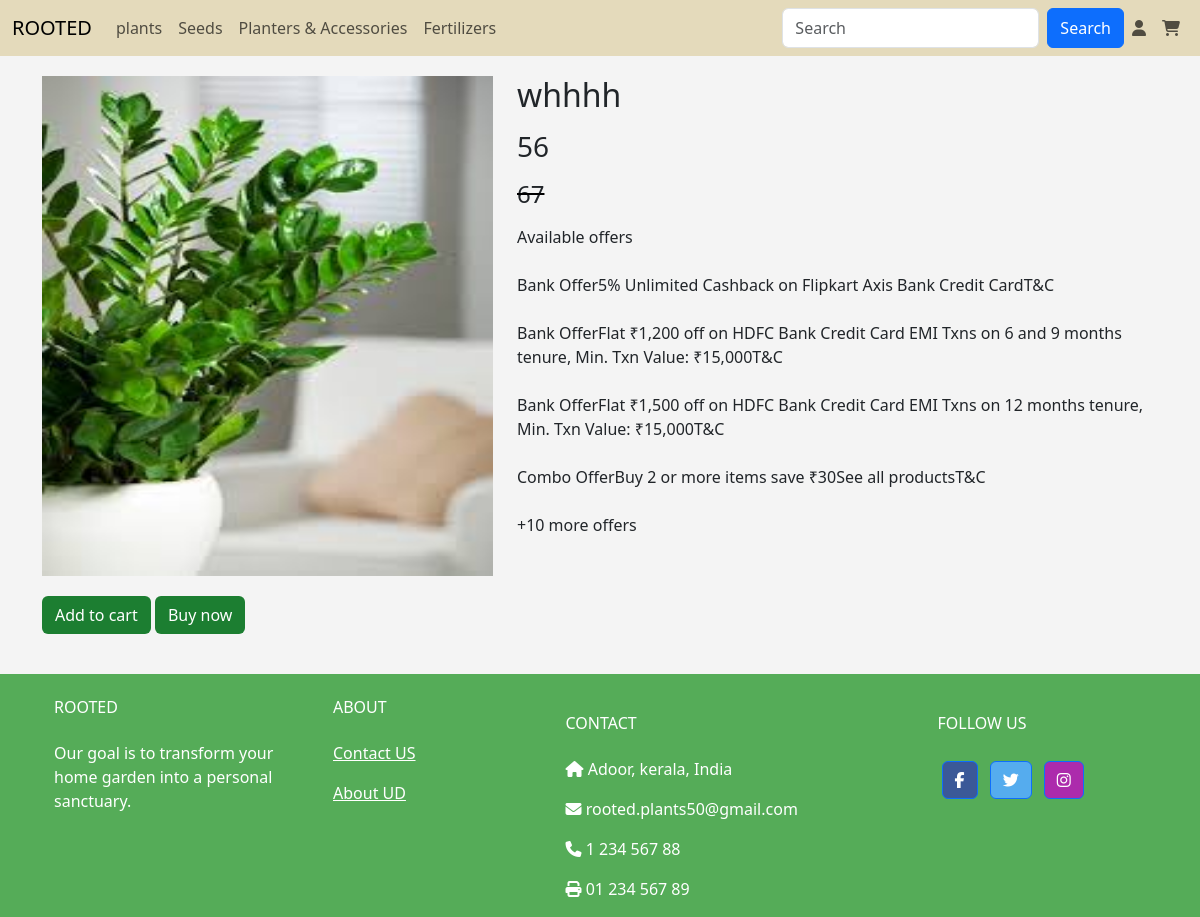
Page /view_pro/1 on the committed database.
### app/models.py (models this page shows, shortened)
class Plants(models.Model):
    p_id=models.TextField()
    name=models.TextField()
    p_catg=models.TextField()
    p_dis=models.TextField()
    price=models.IntegerField()
    offer_price=models.IntegerField()
    img=models.FileField()
    img2=models.FileField()
    stock=models.IntegerField()
    catg=models.ForeignKey(Category,on_delete=models.CASCADE)
    mcatg=models.ForeignKey(Main_cat,on_delete=models.CASCADE)

### app/views.py (the view)
# urls.py: path('view_pro/<pid>',views.view_pro),
def view_pro(req,pid):
    data=Plants.objects.get(pk=pid)
    return render(req,'user/view_pro.html',{'data':data})

### templates/user/view_pro.html (shortened to what this page needs)
<!DOCTYPE html>
<html lang="en">
<head>
    {% load static %}
    <link rel="stylesheet" href="https://cdnjs.cloudflare.com/ajax/libs/font-awesome/6.6.0/css/all.min.css">
    <link href="https://cdn.jsdelivr.net/npm/bootstrap@5.3.3/dist/css/bootstrap.min.css" rel="stylesheet">
    <link rel="stylesheet" href="{% static 'css/style.css'%}">
</head>
<body>
<nav class="navbar navbar-expand-sm " id="navb">
    <div class="container-fluid">
      <a class="navbar-brand" href="#">ROOTED</a>
      <div class="collapse navbar-collapse" id="collapsibleNavbar">
        <ul class="navbar-nav me-auto">
          <li class="nav-item" id="dropdown">
            <a href="" class="nav-link" id="dropbtn"> plants
            </a>
          </li>
          <li class="nav-item" id="dropdown">
            <a href="" class="nav-link" id="dropbtn">Seeds
            </a>
          </li>
          <li class="nav-item" id="dropdown">
            <a href="" class="nav-link" id="dropbtn"> Planters & Accessories
            </a>
          </li>
          <li class="nav-item" >
            <a href="" class="nav-link" id="dropbtn"> Fertilizers
            </a>
          </li>
        </ul>
        <form class="d-flex">
          <input class="form-control me-2" type="text" placeholder="Search">
          <button class="btn btn-primary" type="button">Search</button>
          <ul class="navbar-nav me-auto">
            <li class="nav-item">
              <a class="nav-link" href="m_login"><i class="fa-solid fa-user"></i></a>
            </li>
            <li class="nav-item" >
              <a class="nav-link" href="view_cart"><i class="fa-solid fa-cart-shopping"></i></a>
            </li>
          </ul>
        </form>
      </div>
    </div>
  </nav>
    <div class="container" style="margin-top: 20px;">
        <div class="row">
            <div class="col-lg-5">
                <img src="{{data.img.url}}" alt="" style="width: 100%; height: 500px;" >
                <div class="vp_btn">
                <a href="../add_to_cart/{{data.pk}}"><button type="button" class="btn " >Add to cart</button></a>
                <a href="../buy"><button type="button" class="btn " >Buy now</button></a>
                </div>
            </div>
            <div class="col-lg-7">
                <h2>{{data.name}}</h2>
                 <p><h3>{{data.price}}</h3></p>
                 <p ><h4 class="offr">{{data.offer_price}}</h4></p>
                 <p>
                    Available offers <br> <br>
Bank Offer5% Unlimited Cashback on Flipkart Axis Bank Credit CardT&C <br> <br>
Bank OfferFlat ₹1,200 off on HDFC Bank Credit Card EMI Txns on 6 and 9 months tenure, Min. Txn Value: ₹15,000T&C <br><br>
Bank OfferFlat ₹1,500 off on HDFC Bank Credit Card EMI Txns on 12 months tenure, Min. Txn Value: ₹15,000T&C <br><br>
Combo OfferBuy 2 or more items save ₹30See all productsT&C <br><br>
+10 more offers <br><br>
                 </p>
            </div>
        </div>
    </div>
<footer
class="text-center text-lg-start text-white"
    border-color: #4CAF50;
    style="background-color: #55ac58"
>
<div class="container p-4 pb-0">
<div class="row">
<div class="col-md-3 ">
  <h6 class="text-uppercase mb-4 font-weight-bold">
    ROOTED
  </h6>
  <p>
    Our goal is to transform your home garden into a personal sanctuary.
  </p>
</div>
<div class="col-md-2 ">
  <h6 class="text-uppercase mb-4 font-weight-bold">ABOUT</h6>
  <p>
    <a class="text-white">Contact US</a>
  </p>
  <p>
    <a class="text-white">About UD</a>
  </p>
</div>
<div class="col-md-4 col-lg-3 col-xl-3 mx-auto mt-3">
  <h6 class="text-uppercase mb-4 font-weight-bold">Contact</h6>
  <p><i class="fas fa-home mr-3"></i> Adoor, kerala, India</p>
  <p><i class="fas fa-envelope mr-3"></i> rooted.plants50@gmail.com</p>
  <p><i class="fas fa-phone mr-3"></i> 1 234 567 88</p>
  <p><i class="fas fa-print mr-3"></i> 01 234 567 89</p>
</div>
<div class="col-md-3 col-lg-2 col-xl-2 mx-auto mt-3">
  <h6 class="text-uppercase mb-4 font-weight-bold">Follow us</h6>
  <a
     class="btn btn-primary btn-floating m-1"
     style="background-color: #3b5998"
     href="#!"
     role="button"
     ><i class="fab fa-facebook-f"></i
    ></a>
  <a
     class="btn btn-primary btn-floating m-1"
     style="background-color: #55acee"
     href="#!"
     role="button"
     ><i class="fab fa-twitter"></i
    ></a>
  <a
     class="btn btn-primary btn-floating m-1"
     style="background-color: #ac2bac"
     href="#!"
     role="button"
     ><i class="fab fa-instagram"></i
    ></a>
</div>
</div>
</div>
</footer>
</body>
</html>

### static/css/style.css (style rules this page uses)
body { background-color: #f4f4f4; }
#navb { background-color: #e4dabb; }
.navbar-nav { display:flex; align-content: center; }
#dropdown { float: left; overflow: hidden; }
.vp_btn { margin-top: 20px; margin-bottom: 40px; }
.vp_btn button { color: white; background-color:#1c7e31; }

### templates/user/view_pro.html (style rules this page uses)
.offr { text-decoration-line: line-through; text-decoration-color: black; }

### rows in the picture
Plants: img (picture), name "whhhh", price "56", offer_price "67"
